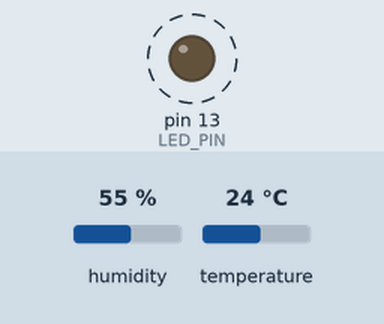
Bench run of a sketch on a simulated Arduino Uno, built with avr-gcc and run on an emulated ATmega328P. On the bench: output pins drawn as LEDs (lit = HIGH). Dashed ring = blinking. The inputs (shaded band) are chosen by the test bench; at power-on: humidity 55 %, temperature 24 °C. What the sketch prints to the serial monitor is not drawn.

Above: at 1.0 s.
Timing chart, 0 to 4.7 s (numbered marks = the images above):
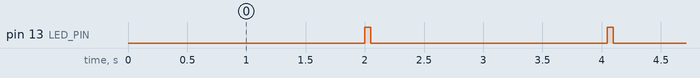

The sketch:

bluetooth_dht.ino
```cpp
#include <SoftwareSerial.h>
#include <DHT.h>

#define DELAY 2000 //sleep 2s

#define DHT_TYPE DHT22
#define DHT_PIN 9
#define RX_PIN 10
#define TX_PIN 11
#define LED_PIN 13

DHT dht = DHT(DHT_PIN, DHT_TYPE);
SoftwareSerial bt = SoftwareSerial(RX_PIN, TX_PIN);

void setup() {
    Serial.begin(9600);
    Serial.println("start dht device");
    pinMode(LED_PIN, OUTPUT);
    bt.begin(9600);
    dht.begin();
}

void loop() {
    digitalWrite(LED_PIN, LOW);
    delay(DELAY);
    digitalWrite(LED_PIN, HIGH);

    Serial.println("read dht data");
    float temperature = dht.readTemperature();
    float humidity = dht.readHumidity();
    if(isnan(temperature) || isnan(humidity)) {
      Serial.println("cannot read data from sensor");
      return;
    }
    String json = "{\"temperature\":" + String(temperature) + ",\"humidity\":" + String(humidity) + "}";
    Serial.println("send data : " + json);
    bt.println(json);
}
```

Measured:
- by itself, pin 13 (LED_PIN): alternates HIGH for 0.05 s and LOW for 2.0 s
